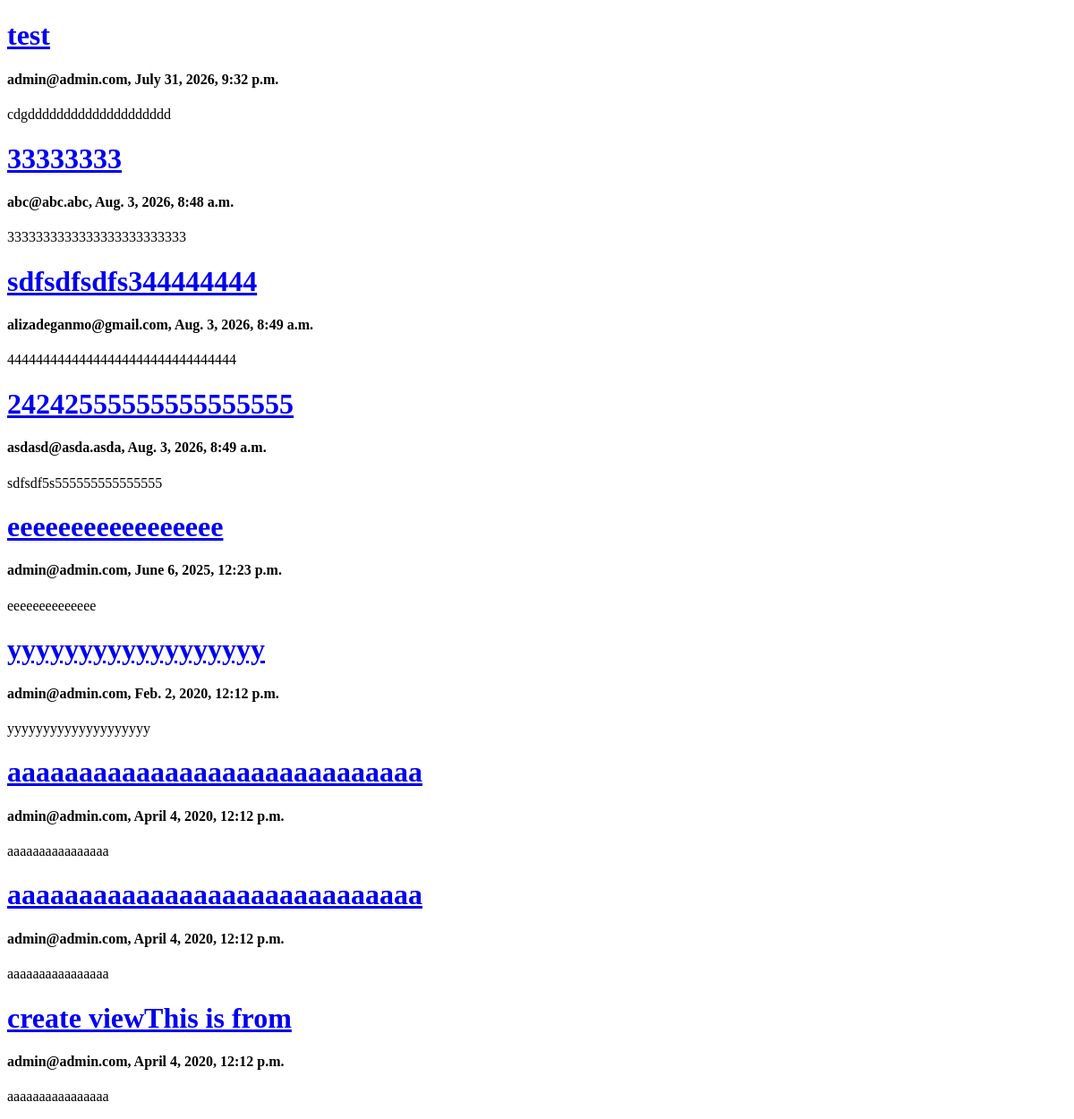
The page /blog/post/ on the database as committed earlier.
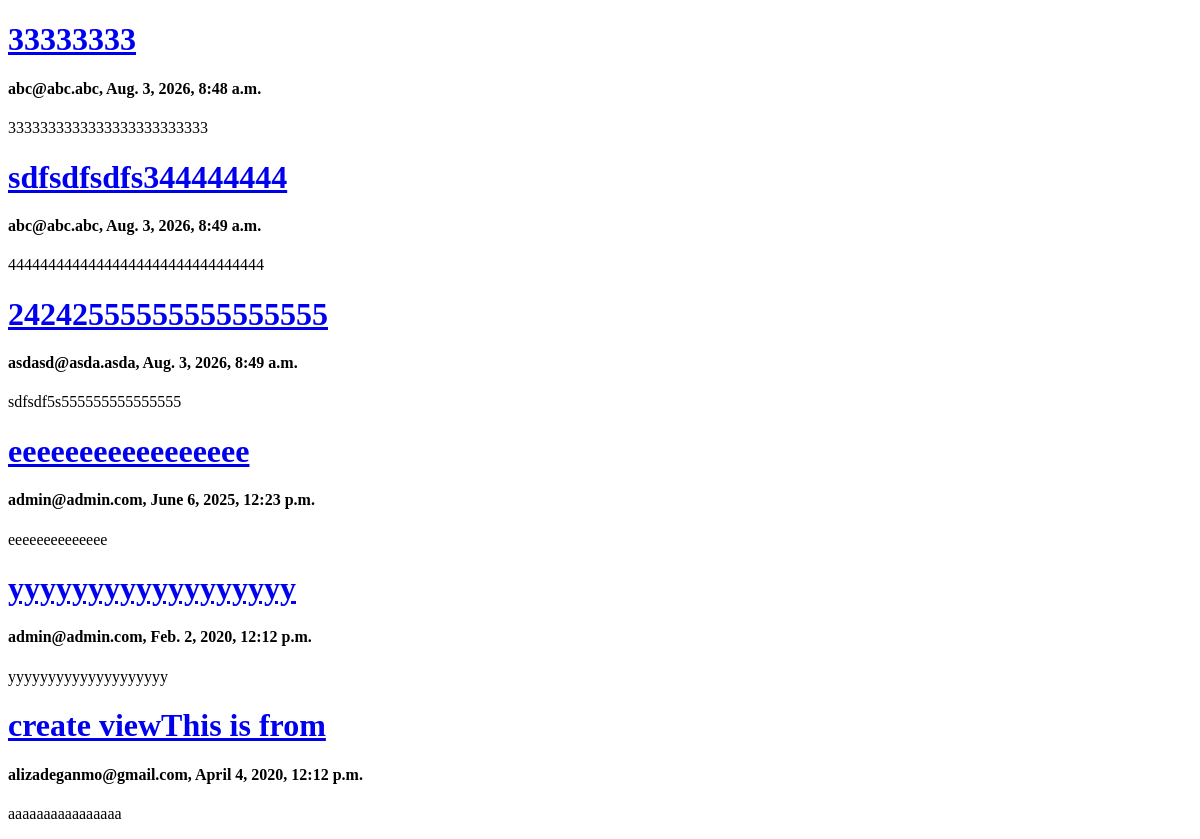
The same page on the database as committed later.
### blog/models.py (models this page shows, shortened)
class Post(models.Model):
    author = models.ForeignKey(User, on_delete=models.CASCADE)
    image = models.ImageField(null=True, blank=True)
    title = models.CharField(max_length=250)
    content = models.TextField()
    status = models.BooleanField()
    category = models.ForeignKey('Category', on_delete=models.SET_NULL, null=True)
    created_at = models.DateTimeField(auto_now_add=True)
    updated_at = models.DateTimeField(auto_now=True)
    published_at = models.DateTimeField()

### accounts/models.py (models this page shows)
class User(AbstractBaseUser, PermissionsMixin):
    email = models.EmailField(unique=True, max_length=255)
    is_superuser = models.BooleanField(default=False)
    is_staff = models.BooleanField(default=False)
    is_active = models.BooleanField(default=True)
    USERNAME_FIELD = 'email'
    REQUIRED_FIELDS = []
    created_date = models.DateTimeField(auto_now_add=True)
    updated_date = models.DateTimeField(auto_now=True)
    objects = UserManager()
    def __str__(self):
        return self.email

### blog/views.py (the view)
# urls.py: path('post/', views.PostList.as_view(), name = 'post-list'),
class PostList(ListView):
    context_object_name = 'posts'
    def get_queryset(self):
        query = Post.objects.filter(status=True)
        return query

### templates/blog/post_list.html (shortened to what this page needs)
<!DOCTYPE html>
<html lang="en">
<head>
</head>
<body>
    {% for post in posts %}
        <div>
            <h1>
                <a href="{% url 'blog:post-detail' pk=post.id %}">{{post.title}}</a>
            </h1>
            <h4>{{post.author}}, {{post.published_at}}{% if request.user == post.author %}, <a href="{% url 'blog:post-edit' pk=post.id %}">Edit</a>, <a href="{% url 'blog:post-delete' pk=post.id %}">Delete</a>{% endif %}</h4>
            <p>
                {{post.content}}
            </p>
        </div>
    {% endfor %}
</body>
</html>

Rows that differ between the two databases and show on the page:
removed Post: title "test", author "admin@admin.com", published_at "July 31, 2026, 9:32 p.m.", content "cdgdddddddddddddddddddd"
removed Post: title "aaaaaaaaaaaaaaaaaaaaaaaaaaaaa", author "admin@admin.com", published_at "April 4, 2020, 12:12 p.m.", content "aaaaaaaaaaaaaaaa"
removed Post: title "aaaaaaaaaaaaaaaaaaaaaaaaaaaaa", author "admin@admin.com", published_at "April 4, 2020, 12:12 p.m.", content "aaaaaaaaaaaaaaaa"
changed Post "sdfsdfsdfs344444444": author "alizadeganmo@gmail.com" → "abc@abc.abc"
changed Post "create viewThis is from": author "admin@admin.com" → "alizadeganmo@gmail.com"
